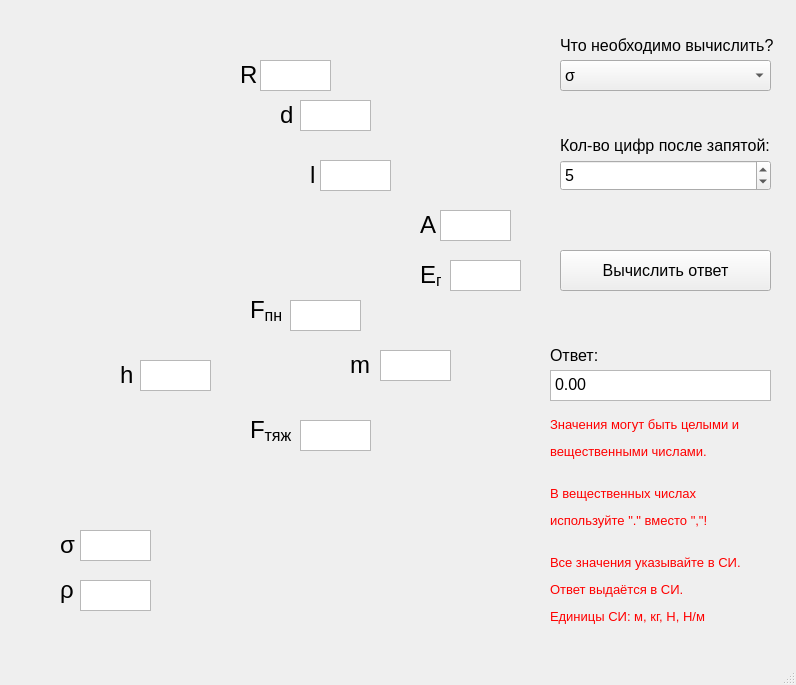
<?xml version="1.0" encoding="UTF-8"?>
<ui version="4.0">
 <class>MainWindow</class>
 <widget class="QMainWindow" name="MainWindow">
  <property name="geometry">
   <rect>
    <x>0</x>
    <y>0</y>
    <width>796</width>
    <height>685</height>
   </rect>
  </property>
  <property name="minimumSize">
   <size>
    <width>796</width>
    <height>685</height>
   </size>
  </property>
  <property name="maximumSize">
   <size>
    <width>796</width>
    <height>685</height>
   </size>
  </property>
  <property name="windowTitle">
   <string>MainWindow</string>
  </property>
  <widget class="QWidget" name="centralwidget">
   <widget class="QLabel" name="label">
    <property name="geometry">
     <rect>
      <x>20</x>
      <y>30</y>
      <width>511</width>
      <height>601</height>
     </rect>
    </property>
    <property name="minimumSize">
     <size>
      <width>0</width>
      <height>0</height>
     </size>
    </property>
    <property name="maximumSize">
     <size>
      <width>16777215</width>
      <height>685</height>
     </size>
    </property>
    <property name="text">
     <string/>
    </property>
    <property name="pixmap">
     <pixmap>../images/капилляр.jpg</pixmap>
    </property>
   </widget>
   <widget class="QLabel" name="label_9">
    <property name="geometry">
     <rect>
      <x>560</x>
      <y>30</y>
      <width>261</width>
      <height>31</height>
     </rect>
    </property>
    <property name="font">
     <font>
      <pointsize>12</pointsize>
     </font>
    </property>
    <property name="text">
     <string>Что необходимо вычислить?</string>
    </property>
   </widget>
   <widget class="QPushButton" name="calculate_btn">
    <property name="geometry">
     <rect>
      <x>560</x>
      <y>250</y>
      <width>211</width>
      <height>41</height>
     </rect>
    </property>
    <property name="font">
     <font>
      <pointsize>12</pointsize>
     </font>
    </property>
    <property name="text">
     <string>Вычислить ответ</string>
    </property>
   </widget>
   <widget class="QLabel" name="label_12">
    <property name="geometry">
     <rect>
      <x>550</x>
      <y>410</y>
      <width>221</width>
      <height>221</height>
     </rect>
    </property>
    <property name="font">
     <font>
      <pointsize>10</pointsize>
     </font>
    </property>
    <property name="text">
     <string>&lt;html&gt;&lt;head/&gt;&lt;body&gt;&lt;p&gt;&lt;span style=&quot; color:#ff0000;&quot;&gt;Значения могут быть целыми и&lt;/span&gt;&lt;/p&gt;&lt;p&gt;&lt;span style=&quot; color:#ff0000;&quot;&gt;вещественными числами.&lt;br/&gt;&lt;/span&gt;&lt;/p&gt;&lt;p&gt;&lt;span style=&quot; color:#ff0000;&quot;&gt;В вещественных числах &lt;/span&gt;&lt;/p&gt;&lt;p&gt;&lt;span style=&quot; color:#ff0000;&quot;&gt;используйте &amp;quot;.&amp;quot; вместо &amp;quot;,&amp;quot;!&lt;br/&gt;&lt;/span&gt;&lt;/p&gt;&lt;p&gt;&lt;span style=&quot; color:#ff0000;&quot;&gt;Все значения указывайте в СИ.&lt;/span&gt;&lt;/p&gt;&lt;p&gt;&lt;span style=&quot; color:#ff0000;&quot;&gt;Ответ выдаётся в СИ.&lt;/span&gt;&lt;/p&gt;&lt;p&gt;&lt;span style=&quot; color:#ff0000;&quot;&gt;Eдиницы СИ: м, кг, Н, Н/м&lt;/span&gt;&lt;/p&gt;&lt;/body&gt;&lt;/html&gt;</string>
    </property>
   </widget>
   <widget class="QLabel" name="label_11">
    <property name="geometry">
     <rect>
      <x>550</x>
      <y>340</y>
      <width>261</width>
      <height>31</height>
     </rect>
    </property>
    <property name="font">
     <font>
      <pointsize>12</pointsize>
     </font>
    </property>
    <property name="text">
     <string>Ответ:</string>
    </property>
   </widget>
   <widget class="QLabel" name="label_10">
    <property name="geometry">
     <rect>
      <x>560</x>
      <y>130</y>
      <width>261</width>
      <height>31</height>
     </rect>
    </property>
    <property name="font">
     <font>
      <pointsize>12</pointsize>
     </font>
    </property>
    <property name="text">
     <string>Кол-во цифр после запятой:</string>
    </property>
   </widget>
   <widget class="QComboBox" name="find">
    <property name="geometry">
     <rect>
      <x>560</x>
      <y>60</y>
      <width>211</width>
      <height>31</height>
     </rect>
    </property>
    <property name="font">
     <font>
      <pointsize>12</pointsize>
     </font>
    </property>
    <item>
     <property name="text">
      <string>σ</string>
     </property>
    </item>
    <item>
     <property name="text">
      <string>ρ</string>
     </property>
    </item>
    <item>
     <property name="text">
      <string>h</string>
     </property>
    </item>
    <item>
     <property name="text">
      <string>m</string>
     </property>
    </item>
    <item>
     <property name="text">
      <string>Fпн</string>
     </property>
    </item>
    <item>
     <property name="text">
      <string>Fтяж</string>
     </property>
    </item>
    <item>
     <property name="text">
      <string>A</string>
     </property>
    </item>
    <item>
     <property name="text">
      <string>Eп</string>
     </property>
    </item>
    <item>
     <property name="text">
      <string>l</string>
     </property>
    </item>
    <item>
     <property name="text">
      <string>d</string>
     </property>
    </item>
    <item>
     <property name="text">
      <string>R</string>
     </property>
    </item>
   </widget>
   <widget class="QSpinBox" name="round">
    <property name="geometry">
     <rect>
      <x>560</x>
      <y>160</y>
      <width>211</width>
      <height>31</height>
     </rect>
    </property>
    <property name="font">
     <font>
      <pointsize>12</pointsize>
     </font>
    </property>
    <property name="value">
     <number>5</number>
    </property>
   </widget>
   <widget class="QTextEdit" name="answer">
    <property name="geometry">
     <rect>
      <x>550</x>
      <y>370</y>
      <width>221</width>
      <height>31</height>
     </rect>
    </property>
    <property name="font">
     <font>
      <pointsize>12</pointsize>
     </font>
    </property>
    <property name="html">
     <string>&lt;!DOCTYPE HTML PUBLIC &quot;-//W3C//DTD HTML 4.0//EN&quot; &quot;http://www.w3.org/TR/REC-html40/strict.dtd&quot;&gt;
&lt;html&gt;&lt;head&gt;&lt;meta name=&quot;qrichtext&quot; content=&quot;1&quot; /&gt;&lt;style type=&quot;text/css&quot;&gt;
p, li { white-space: pre-wrap; }
&lt;/style&gt;&lt;/head&gt;&lt;body style=&quot; font-family:'MS Shell Dlg 2'; font-size:12pt; font-weight:400; font-style:normal;&quot;&gt;
&lt;p style=&quot; margin-top:0px; margin-bottom:0px; margin-left:0px; margin-right:0px; -qt-block-indent:0; text-indent:0px;&quot;&gt;0.00&lt;/p&gt;&lt;/body&gt;&lt;/html&gt;</string>
    </property>
   </widget>
   <widget class="QLabel" name="label_4">
    <property name="geometry">
     <rect>
      <x>240</x>
      <y>60</y>
      <width>21</width>
      <height>31</height>
     </rect>
    </property>
    <property name="text">
     <string>&lt;html&gt;&lt;head/&gt;&lt;body&gt;&lt;p&gt;&lt;span style=&quot; font-size:18pt;&quot;&gt;R&lt;/span&gt;&lt;/p&gt;&lt;/body&gt;&lt;/html&gt;</string>
    </property>
   </widget>
   <widget class="QLabel" name="label_5">
    <property name="geometry">
     <rect>
      <x>280</x>
      <y>100</y>
      <width>21</width>
      <height>31</height>
     </rect>
    </property>
    <property name="text">
     <string>&lt;html&gt;&lt;head/&gt;&lt;body&gt;&lt;p&gt;&lt;span style=&quot; font-size:18pt;&quot;&gt;d&lt;/span&gt;&lt;/p&gt;&lt;/body&gt;&lt;/html&gt;</string>
    </property>
   </widget>
   <widget class="QLabel" name="label_6">
    <property name="geometry">
     <rect>
      <x>120</x>
      <y>360</y>
      <width>21</width>
      <height>31</height>
     </rect>
    </property>
    <property name="text">
     <string>&lt;html&gt;&lt;head/&gt;&lt;body&gt;&lt;p&gt;&lt;span style=&quot; font-size:18pt;&quot;&gt;h&lt;/span&gt;&lt;/p&gt;&lt;/body&gt;&lt;/html&gt;</string>
    </property>
   </widget>
   <widget class="QLabel" name="label_7">
    <property name="geometry">
     <rect>
      <x>350</x>
      <y>350</y>
      <width>21</width>
      <height>31</height>
     </rect>
    </property>
    <property name="text">
     <string>&lt;html&gt;&lt;head/&gt;&lt;body&gt;&lt;p&gt;&lt;span style=&quot; font-size:18pt;&quot;&gt;m&lt;/span&gt;&lt;/p&gt;&lt;/body&gt;&lt;/html&gt;</string>
    </property>
   </widget>
   <widget class="QLabel" name="label_8">
    <property name="geometry">
     <rect>
      <x>310</x>
      <y>160</y>
      <width>21</width>
      <height>31</height>
     </rect>
    </property>
    <property name="text">
     <string>&lt;html&gt;&lt;head/&gt;&lt;body&gt;&lt;p&gt;&lt;span style=&quot; font-size:18pt;&quot;&gt;l&lt;/span&gt;&lt;/p&gt;&lt;/body&gt;&lt;/html&gt;</string>
    </property>
   </widget>
   <widget class="QLabel" name="label_13">
    <property name="geometry">
     <rect>
      <x>250</x>
      <y>290</y>
      <width>41</width>
      <height>41</height>
     </rect>
    </property>
    <property name="text">
     <string>&lt;html&gt;&lt;head/&gt;&lt;body&gt;&lt;p&gt;&lt;span style=&quot; font-size:18pt;&quot;&gt;F&lt;/span&gt;&lt;span style=&quot; font-size:18pt; vertical-align:sub;&quot;&gt;пн&lt;/span&gt;&lt;/p&gt;&lt;/body&gt;&lt;/html&gt;</string>
    </property>
   </widget>
   <widget class="QLabel" name="label_14">
    <property name="geometry">
     <rect>
      <x>250</x>
      <y>410</y>
      <width>61</width>
      <height>41</height>
     </rect>
    </property>
    <property name="text">
     <string>&lt;html&gt;&lt;head/&gt;&lt;body&gt;&lt;p&gt;&lt;span style=&quot; font-size:18pt;&quot;&gt;F&lt;/span&gt;&lt;span style=&quot; font-size:18pt; vertical-align:sub;&quot;&gt;тяж&lt;/span&gt;&lt;/p&gt;&lt;/body&gt;&lt;/html&gt;</string>
    </property>
   </widget>
   <widget class="QLabel" name="label_15">
    <property name="geometry">
     <rect>
      <x>60</x>
      <y>530</y>
      <width>21</width>
      <height>31</height>
     </rect>
    </property>
    <property name="text">
     <string>&lt;html&gt;&lt;head/&gt;&lt;body&gt;&lt;p&gt;&lt;span style=&quot; font-size:18pt;&quot;&gt;σ&lt;/span&gt;&lt;/p&gt;&lt;/body&gt;&lt;/html&gt;</string>
    </property>
   </widget>
   <widget class="QLabel" name="label_16">
    <property name="geometry">
     <rect>
      <x>60</x>
      <y>570</y>
      <width>21</width>
      <height>41</height>
     </rect>
    </property>
    <property name="text">
     <string>&lt;html&gt;&lt;head/&gt;&lt;body&gt;&lt;p&gt;&lt;span style=&quot; font-size:18pt;&quot;&gt;ρ&lt;/span&gt;&lt;/p&gt;&lt;/body&gt;&lt;/html&gt;</string>
    </property>
   </widget>
   <widget class="QLabel" name="label_17">
    <property name="geometry">
     <rect>
      <x>420</x>
      <y>210</y>
      <width>21</width>
      <height>31</height>
     </rect>
    </property>
    <property name="text">
     <string>&lt;html&gt;&lt;head/&gt;&lt;body&gt;&lt;p&gt;&lt;span style=&quot; font-size:18pt;&quot;&gt;А&lt;/span&gt;&lt;/p&gt;&lt;/body&gt;&lt;/html&gt;</string>
    </property>
   </widget>
   <widget class="QLabel" name="label_18">
    <property name="geometry">
     <rect>
      <x>420</x>
      <y>260</y>
      <width>21</width>
      <height>31</height>
     </rect>
    </property>
    <property name="text">
     <string>&lt;html&gt;&lt;head/&gt;&lt;body&gt;&lt;p&gt;&lt;span style=&quot; font-size:18pt;&quot;&gt;E&lt;/span&gt;&lt;span style=&quot; font-size:18pt; vertical-align:sub;&quot;&gt;п&lt;/span&gt;&lt;/p&gt;&lt;/body&gt;&lt;/html&gt;</string>
    </property>
   </widget>
   <widget class="QTextEdit" name="sigma_var">
    <property name="geometry">
     <rect>
      <x>80</x>
      <y>530</y>
      <width>71</width>
      <height>31</height>
     </rect>
    </property>
    <property name="font">
     <font>
      <pointsize>10</pointsize>
     </font>
    </property>
    <property name="html">
     <string>&lt;!DOCTYPE HTML PUBLIC &quot;-//W3C//DTD HTML 4.0//EN&quot; &quot;http://www.w3.org/TR/REC-html40/strict.dtd&quot;&gt;
&lt;html&gt;&lt;head&gt;&lt;meta name=&quot;qrichtext&quot; content=&quot;1&quot; /&gt;&lt;style type=&quot;text/css&quot;&gt;
p, li { white-space: pre-wrap; }
&lt;/style&gt;&lt;/head&gt;&lt;body style=&quot; font-family:'MS Shell Dlg 2'; font-size:10pt; font-weight:400; font-style:normal;&quot;&gt;
&lt;p style=&quot;-qt-paragraph-type:empty; margin-top:0px; margin-bottom:0px; margin-left:0px; margin-right:0px; -qt-block-indent:0; text-indent:0px; font-size:12pt;&quot;&gt;&lt;br /&gt;&lt;/p&gt;&lt;/body&gt;&lt;/html&gt;</string>
    </property>
   </widget>
   <widget class="QTextEdit" name="ro_var">
    <property name="geometry">
     <rect>
      <x>80</x>
      <y>580</y>
      <width>71</width>
      <height>31</height>
     </rect>
    </property>
    <property name="font">
     <font>
      <pointsize>10</pointsize>
     </font>
    </property>
    <property name="html">
     <string>&lt;!DOCTYPE HTML PUBLIC &quot;-//W3C//DTD HTML 4.0//EN&quot; &quot;http://www.w3.org/TR/REC-html40/strict.dtd&quot;&gt;
&lt;html&gt;&lt;head&gt;&lt;meta name=&quot;qrichtext&quot; content=&quot;1&quot; /&gt;&lt;style type=&quot;text/css&quot;&gt;
p, li { white-space: pre-wrap; }
&lt;/style&gt;&lt;/head&gt;&lt;body style=&quot; font-family:'MS Shell Dlg 2'; font-size:10pt; font-weight:400; font-style:normal;&quot;&gt;
&lt;p style=&quot;-qt-paragraph-type:empty; margin-top:0px; margin-bottom:0px; margin-left:0px; margin-right:0px; -qt-block-indent:0; text-indent:0px; font-size:12pt;&quot;&gt;&lt;br /&gt;&lt;/p&gt;&lt;/body&gt;&lt;/html&gt;</string>
    </property>
   </widget>
   <widget class="QTextEdit" name="h_var">
    <property name="geometry">
     <rect>
      <x>140</x>
      <y>360</y>
      <width>71</width>
      <height>31</height>
     </rect>
    </property>
    <property name="font">
     <font>
      <pointsize>10</pointsize>
     </font>
    </property>
    <property name="html">
     <string>&lt;!DOCTYPE HTML PUBLIC &quot;-//W3C//DTD HTML 4.0//EN&quot; &quot;http://www.w3.org/TR/REC-html40/strict.dtd&quot;&gt;
&lt;html&gt;&lt;head&gt;&lt;meta name=&quot;qrichtext&quot; content=&quot;1&quot; /&gt;&lt;style type=&quot;text/css&quot;&gt;
p, li { white-space: pre-wrap; }
&lt;/style&gt;&lt;/head&gt;&lt;body style=&quot; font-family:'MS Shell Dlg 2'; font-size:10pt; font-weight:400; font-style:normal;&quot;&gt;
&lt;p style=&quot;-qt-paragraph-type:empty; margin-top:0px; margin-bottom:0px; margin-left:0px; margin-right:0px; -qt-block-indent:0; text-indent:0px; font-size:12pt;&quot;&gt;&lt;br /&gt;&lt;/p&gt;&lt;/body&gt;&lt;/html&gt;</string>
    </property>
   </widget>
   <widget class="QTextEdit" name="Ft_var">
    <property name="geometry">
     <rect>
      <x>300</x>
      <y>420</y>
      <width>71</width>
      <height>31</height>
     </rect>
    </property>
    <property name="font">
     <font>
      <pointsize>10</pointsize>
     </font>
    </property>
    <property name="html">
     <string>&lt;!DOCTYPE HTML PUBLIC &quot;-//W3C//DTD HTML 4.0//EN&quot; &quot;http://www.w3.org/TR/REC-html40/strict.dtd&quot;&gt;
&lt;html&gt;&lt;head&gt;&lt;meta name=&quot;qrichtext&quot; content=&quot;1&quot; /&gt;&lt;style type=&quot;text/css&quot;&gt;
p, li { white-space: pre-wrap; }
&lt;/style&gt;&lt;/head&gt;&lt;body style=&quot; font-family:'MS Shell Dlg 2'; font-size:10pt; font-weight:400; font-style:normal;&quot;&gt;
&lt;p style=&quot;-qt-paragraph-type:empty; margin-top:0px; margin-bottom:0px; margin-left:0px; margin-right:0px; -qt-block-indent:0; text-indent:0px; font-size:12pt;&quot;&gt;&lt;br /&gt;&lt;/p&gt;&lt;/body&gt;&lt;/html&gt;</string>
    </property>
   </widget>
   <widget class="QTextEdit" name="Fpn_var">
    <property name="geometry">
     <rect>
      <x>290</x>
      <y>300</y>
      <width>71</width>
      <height>31</height>
     </rect>
    </property>
    <property name="font">
     <font>
      <pointsize>10</pointsize>
     </font>
    </property>
    <property name="html">
     <string>&lt;!DOCTYPE HTML PUBLIC &quot;-//W3C//DTD HTML 4.0//EN&quot; &quot;http://www.w3.org/TR/REC-html40/strict.dtd&quot;&gt;
&lt;html&gt;&lt;head&gt;&lt;meta name=&quot;qrichtext&quot; content=&quot;1&quot; /&gt;&lt;style type=&quot;text/css&quot;&gt;
p, li { white-space: pre-wrap; }
&lt;/style&gt;&lt;/head&gt;&lt;body style=&quot; font-family:'MS Shell Dlg 2'; font-size:10pt; font-weight:400; font-style:normal;&quot;&gt;
&lt;p style=&quot;-qt-paragraph-type:empty; margin-top:0px; margin-bottom:0px; margin-left:0px; margin-right:0px; -qt-block-indent:0; text-indent:0px; font-size:12pt;&quot;&gt;&lt;br /&gt;&lt;/p&gt;&lt;/body&gt;&lt;/html&gt;</string>
    </property>
   </widget>
   <widget class="QTextEdit" name="m_var">
    <property name="geometry">
     <rect>
      <x>380</x>
      <y>350</y>
      <width>71</width>
      <height>31</height>
     </rect>
    </property>
    <property name="font">
     <font>
      <pointsize>10</pointsize>
     </font>
    </property>
    <property name="html">
     <string>&lt;!DOCTYPE HTML PUBLIC &quot;-//W3C//DTD HTML 4.0//EN&quot; &quot;http://www.w3.org/TR/REC-html40/strict.dtd&quot;&gt;
&lt;html&gt;&lt;head&gt;&lt;meta name=&quot;qrichtext&quot; content=&quot;1&quot; /&gt;&lt;style type=&quot;text/css&quot;&gt;
p, li { white-space: pre-wrap; }
&lt;/style&gt;&lt;/head&gt;&lt;body style=&quot; font-family:'MS Shell Dlg 2'; font-size:10pt; font-weight:400; font-style:normal;&quot;&gt;
&lt;p style=&quot;-qt-paragraph-type:empty; margin-top:0px; margin-bottom:0px; margin-left:0px; margin-right:0px; -qt-block-indent:0; text-indent:0px; font-size:12pt;&quot;&gt;&lt;br /&gt;&lt;/p&gt;&lt;/body&gt;&lt;/html&gt;</string>
    </property>
   </widget>
   <widget class="QTextEdit" name="l_var">
    <property name="geometry">
     <rect>
      <x>320</x>
      <y>160</y>
      <width>71</width>
      <height>31</height>
     </rect>
    </property>
    <property name="font">
     <font>
      <pointsize>10</pointsize>
     </font>
    </property>
    <property name="html">
     <string>&lt;!DOCTYPE HTML PUBLIC &quot;-//W3C//DTD HTML 4.0//EN&quot; &quot;http://www.w3.org/TR/REC-html40/strict.dtd&quot;&gt;
&lt;html&gt;&lt;head&gt;&lt;meta name=&quot;qrichtext&quot; content=&quot;1&quot; /&gt;&lt;style type=&quot;text/css&quot;&gt;
p, li { white-space: pre-wrap; }
&lt;/style&gt;&lt;/head&gt;&lt;body style=&quot; font-family:'MS Shell Dlg 2'; font-size:10pt; font-weight:400; font-style:normal;&quot;&gt;
&lt;p style=&quot;-qt-paragraph-type:empty; margin-top:0px; margin-bottom:0px; margin-left:0px; margin-right:0px; -qt-block-indent:0; text-indent:0px; font-size:12pt;&quot;&gt;&lt;br /&gt;&lt;/p&gt;&lt;/body&gt;&lt;/html&gt;</string>
    </property>
   </widget>
   <widget class="QTextEdit" name="d_var">
    <property name="geometry">
     <rect>
      <x>300</x>
      <y>100</y>
      <width>71</width>
      <height>31</height>
     </rect>
    </property>
    <property name="font">
     <font>
      <pointsize>10</pointsize>
     </font>
    </property>
    <property name="html">
     <string>&lt;!DOCTYPE HTML PUBLIC &quot;-//W3C//DTD HTML 4.0//EN&quot; &quot;http://www.w3.org/TR/REC-html40/strict.dtd&quot;&gt;
&lt;html&gt;&lt;head&gt;&lt;meta name=&quot;qrichtext&quot; content=&quot;1&quot; /&gt;&lt;style type=&quot;text/css&quot;&gt;
p, li { white-space: pre-wrap; }
&lt;/style&gt;&lt;/head&gt;&lt;body style=&quot; font-family:'MS Shell Dlg 2'; font-size:10pt; font-weight:400; font-style:normal;&quot;&gt;
&lt;p style=&quot;-qt-paragraph-type:empty; margin-top:0px; margin-bottom:0px; margin-left:0px; margin-right:0px; -qt-block-indent:0; text-indent:0px; font-size:12pt;&quot;&gt;&lt;br /&gt;&lt;/p&gt;&lt;/body&gt;&lt;/html&gt;</string>
    </property>
   </widget>
   <widget class="QTextEdit" name="R_var">
    <property name="geometry">
     <rect>
      <x>260</x>
      <y>60</y>
      <width>71</width>
      <height>31</height>
     </rect>
    </property>
    <property name="font">
     <font>
      <pointsize>10</pointsize>
     </font>
    </property>
    <property name="html">
     <string>&lt;!DOCTYPE HTML PUBLIC &quot;-//W3C//DTD HTML 4.0//EN&quot; &quot;http://www.w3.org/TR/REC-html40/strict.dtd&quot;&gt;
&lt;html&gt;&lt;head&gt;&lt;meta name=&quot;qrichtext&quot; content=&quot;1&quot; /&gt;&lt;style type=&quot;text/css&quot;&gt;
p, li { white-space: pre-wrap; }
&lt;/style&gt;&lt;/head&gt;&lt;body style=&quot; font-family:'MS Shell Dlg 2'; font-size:10pt; font-weight:400; font-style:normal;&quot;&gt;
&lt;p style=&quot;-qt-paragraph-type:empty; margin-top:0px; margin-bottom:0px; margin-left:0px; margin-right:0px; -qt-block-indent:0; text-indent:0px; font-size:12pt;&quot;&gt;&lt;br /&gt;&lt;/p&gt;&lt;/body&gt;&lt;/html&gt;</string>
    </property>
   </widget>
   <widget class="QTextEdit" name="A_var">
    <property name="geometry">
     <rect>
      <x>440</x>
      <y>210</y>
      <width>71</width>
      <height>31</height>
     </rect>
    </property>
    <property name="font">
     <font>
      <pointsize>10</pointsize>
     </font>
    </property>
    <property name="html">
     <string>&lt;!DOCTYPE HTML PUBLIC &quot;-//W3C//DTD HTML 4.0//EN&quot; &quot;http://www.w3.org/TR/REC-html40/strict.dtd&quot;&gt;
&lt;html&gt;&lt;head&gt;&lt;meta name=&quot;qrichtext&quot; content=&quot;1&quot; /&gt;&lt;style type=&quot;text/css&quot;&gt;
p, li { white-space: pre-wrap; }
&lt;/style&gt;&lt;/head&gt;&lt;body style=&quot; font-family:'MS Shell Dlg 2'; font-size:10pt; font-weight:400; font-style:normal;&quot;&gt;
&lt;p style=&quot;-qt-paragraph-type:empty; margin-top:0px; margin-bottom:0px; margin-left:0px; margin-right:0px; -qt-block-indent:0; text-indent:0px; font-size:12pt;&quot;&gt;&lt;br /&gt;&lt;/p&gt;&lt;/body&gt;&lt;/html&gt;</string>
    </property>
   </widget>
   <widget class="QTextEdit" name="Ep_var">
    <property name="geometry">
     <rect>
      <x>450</x>
      <y>260</y>
      <width>71</width>
      <height>31</height>
     </rect>
    </property>
    <property name="font">
     <font>
      <pointsize>10</pointsize>
     </font>
    </property>
    <property name="html">
     <string>&lt;!DOCTYPE HTML PUBLIC &quot;-//W3C//DTD HTML 4.0//EN&quot; &quot;http://www.w3.org/TR/REC-html40/strict.dtd&quot;&gt;
&lt;html&gt;&lt;head&gt;&lt;meta name=&quot;qrichtext&quot; content=&quot;1&quot; /&gt;&lt;style type=&quot;text/css&quot;&gt;
p, li { white-space: pre-wrap; }
&lt;/style&gt;&lt;/head&gt;&lt;body style=&quot; font-family:'MS Shell Dlg 2'; font-size:10pt; font-weight:400; font-style:normal;&quot;&gt;
&lt;p style=&quot;-qt-paragraph-type:empty; margin-top:0px; margin-bottom:0px; margin-left:0px; margin-right:0px; -qt-block-indent:0; text-indent:0px; font-size:12pt;&quot;&gt;&lt;br /&gt;&lt;/p&gt;&lt;/body&gt;&lt;/html&gt;</string>
    </property>
   </widget>
  </widget>
  <widget class="QMenuBar" name="menubar">
   <property name="geometry">
    <rect>
     <x>0</x>
     <y>0</y>
     <width>796</width>
     <height>25</height>
    </rect>
   </property>
  </widget>
  <widget class="QStatusBar" name="statusbar"/>
 </widget>
 <resources/>
 <connections/>
</ui>
